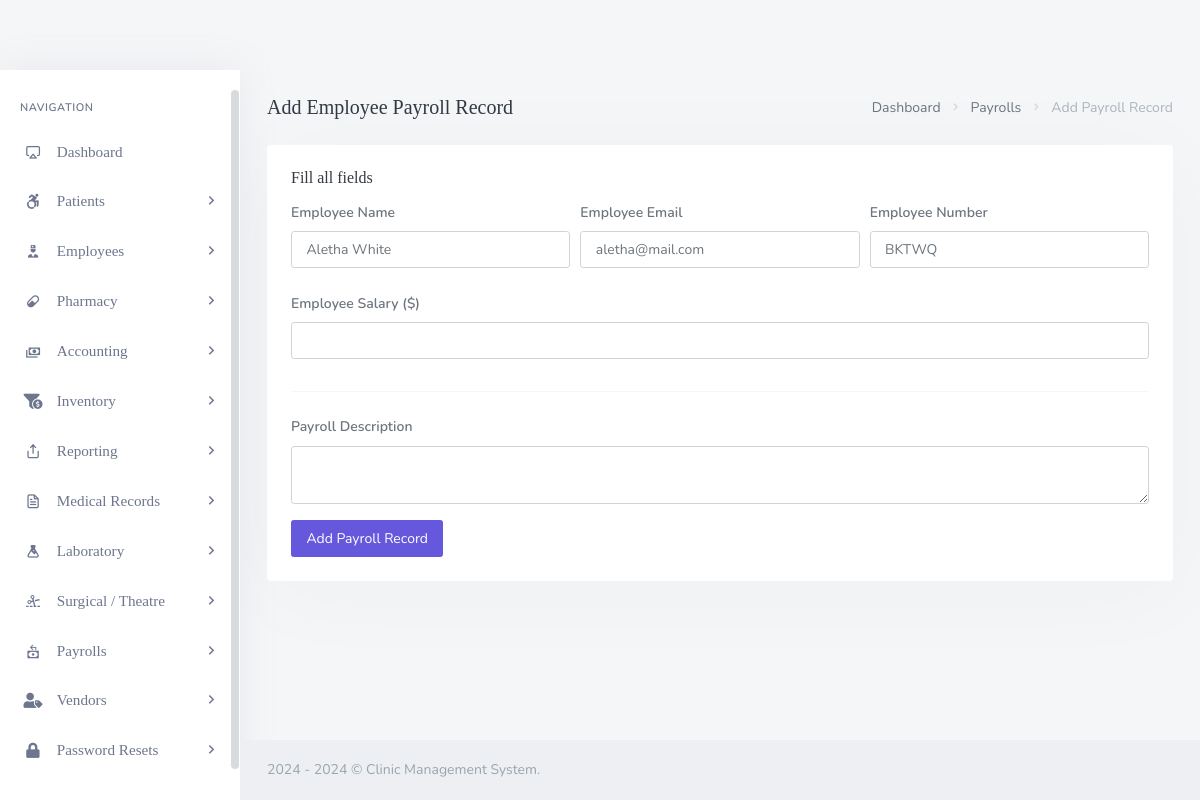
Screenshot of /backend/admin/his_admin_add_single_employee_payroll.php?doc_number=BKTWQ with the database file from the repository.
### tables this page shows
CREATE TABLE `his_docs` (
  `doc_id` int(20) NOT NULL,
  `doc_fname` varchar(200) DEFAULT NULL,
  `doc_lname` varchar(200) DEFAULT NULL,
  `doc_email` varchar(200) DEFAULT NULL,
  `doc_pwd` varchar(200) DEFAULT NULL,
  `doc_dept` varchar(200) DEFAULT NULL,
  `doc_number` varchar(200) DEFAULT NULL,
  `doc_dpic` varchar(200) DEFAULT NULL
);

### backend/admin/his_admin_add_single_employee_payroll.php (the view, shortened to what this page needs)
<?php
	include('assets/inc/config.php');
?>
<!DOCTYPE html>
<html lang="en">
    <?php include('assets/inc/head.php');?>
    <body>
        <div id="wrapper">
            <?php include("assets/inc/sidebar.php");?>
            <?php
                $doc_number = $_GET['doc_number'];
                $ret="SELECT  * FROM his_docs WHERE doc_number=?";
                $stmt= $mysqli->prepare($ret) ;
                $stmt->bind_param('s',$doc_number);
                $stmt->execute() ;
                $res=$stmt->get_result();
                while($row=$res->fetch_object())
                {
            ?>
                <div class="content-page">
                    <div class="content">
                        <div class="container-fluid">
                            <div class="row">
                                <div class="col-12">
                                    <div class="page-title-box">
                                        <div class="page-title-right">
                                            <ol class="breadcrumb m-0">
                                                <li class="breadcrumb-item"><a href="his_admin_dashboard.php">Dashboard</a></li>
                                                <li class="breadcrumb-item"><a href="javascript: void(0);">Payrolls</a></li>
                                                <li class="breadcrumb-item active">Add Payroll Record</li>
                                            </ol>
                                        </div>
                                        <h4 class="page-title">Add Employee Payroll Record</h4>
                                    </div>
                                </div>
                            </div>
                            <div class="row">
                                <div class="col-12">
                                    <div class="card">
                                        <div class="card-body">
                                            <h4 class="header-title">Fill all fields</h4>
                                            <form method="post">
                                                <div class="form-row">
                                                    <div class="form-group col-md-4">
                                                        <label for="inputEmail4" class="col-form-label">Employee Name</label>
                                                        <input type="text" required="required" readonly name="pay_doc_name" value="<?php echo $row->doc_fname;?> <?php echo $row->doc_lname;?>" class="form-control" id="inputEmail4" placeholder="Patient's Name">
                                                    </div>
                                                    <div class="form-group col-md-4">
                                                        <label for="inputPassword4" class="col-form-label">Employee Email</label>
                                                        <input required="required" type="text" readonly name="pay_doc_email" value="<?php echo $row->doc_email;?>" class="form-control"  id="inputPassword4" placeholder="Patient`s Last Name">
                                                    </div>
                                                    <div class="form-group col-md-4">
                                                        <label for="inputPassword4" class="col-form-label">Employee Number</label>
                                                        <input required="required" type="text" readonly name="pay_doc_number" value="<?php echo $row->doc_number;?>" class="form-control"  id="inputPassword4" placeholder="Patient`s Last Name">
                                                    </div>
                                                </div>
                                                <div class="form-row">
                                                    <div class="form-group col-md-12">
                                                        <label for="inputEmail4" class="col-form-label">Employee Salary ($)</label>
                                                        <input type="text" required="required"  name="pay_emp_salary"  class="form-control" id="inputEmail4" >
                                                    </div>
                                                </div>
                                                <?php }?>
                                                <hr>
                                                <div class="form-group">
                                                        <label for="inputAddress" class="col-form-label">Payroll Description</label>
                                                        <textarea   type="text" class="form-control" name="pay_descr" id="editor"> </textarea>
                                                </div>
                                                <button type="submit" name="add_payroll" class="ladda-button btn btn-primary" data-style="expand-right">Add Payroll Record</button>
                                            </form>
                                        </div>
                                    </div>
                                </div>
                            </div>
                        </div>
                    </div>
                    <?php include('assets/inc/footer.php');?>
                </div>
        </div>
    </body>
</html>

### rows the page displays
his_docs: pay_doc_name "Aletha White", pay_doc_email "aletha@mail.com", pay_doc_number "BKTWQ"
